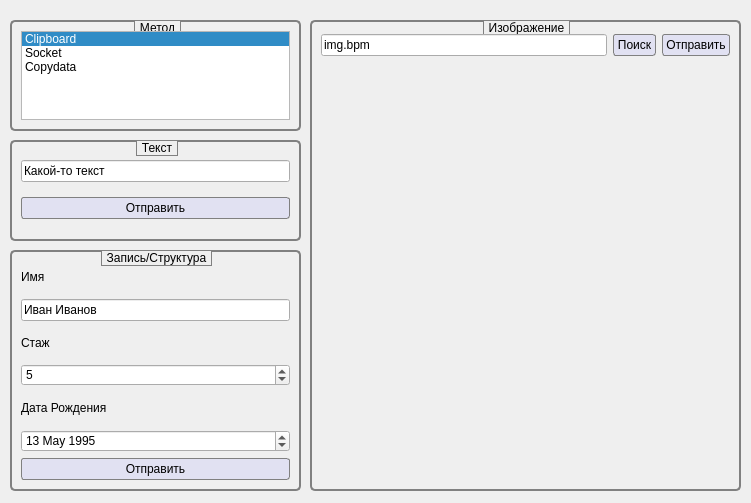
<?xml version="1.0" encoding="UTF-8"?>
<ui version="4.0">
 <class>DataExForm</class>
 <widget class="QWidget" name="DataExForm">
  <property name="geometry">
   <rect>
    <x>0</x>
    <y>0</y>
    <width>751</width>
    <height>503</height>
   </rect>
  </property>
  <property name="windowTitle">
   <string>DataExchange</string>
  </property>
  <property name="styleSheet">
   <string notr="true">QGroupBox {
    background-color: qlineargradient(x1: 0, y1: 0, x2: 0, y2: 1,
                                      stop: 0 rgb(222, 233, 255), stop: 1 #FFFFFF);
    border: 2px solid gray;
    border-radius: 5px;
    margin-top: 2ex; /* leave space at the top for the title */
}

QGroupBox::title {
    subcontrol-origin: margin;
    subcontrol-position: top center; /* position at the top center */
	border: 1px solid grey;
    padding: 0 3px;
    background-color: qlineargradient(x1: 0, y1: 0, x2: 0, y2: 1,
                                      stop: 0 #aaaaff, stop: 1 #FFFFFF);
}

QPushButton {
	border: 1px solid grey;
	border-radius: 3px;
	background-color:rgba(170, 170, 255, 50);
	padding: 3px;
}
QPushButton:pressed {
	border-color: black;
	background-color:rgba(170, 170, 255, 100);
}
QPushButton:hover {
	border-color: black;
}</string>
  </property>
  <widget class="QGroupBox" name="dataRecordBox">
   <property name="geometry">
    <rect>
     <x>10</x>
     <y>250</y>
     <width>291</width>
     <height>241</height>
    </rect>
   </property>
   <property name="styleSheet">
    <string notr="true"/>
   </property>
   <property name="title">
    <string>Запись/Структура</string>
   </property>
   <layout class="QVBoxLayout" name="verticalLayout">
    <item>
     <widget class="QLabel" name="nameLabel">
      <property name="text">
       <string>Имя</string>
      </property>
     </widget>
    </item>
    <item>
     <widget class="QLineEdit" name="nameEdit">
      <property name="text">
       <string>Иван Иванов</string>
      </property>
     </widget>
    </item>
    <item>
     <widget class="QLabel" name="expLabel">
      <property name="text">
       <string>Стаж</string>
      </property>
     </widget>
    </item>
    <item>
     <widget class="QSpinBox" name="expSpin">
      <property name="value">
       <number>5</number>
      </property>
     </widget>
    </item>
    <item>
     <widget class="QLabel" name="birthLabel">
      <property name="text">
       <string>Дата Рождения</string>
      </property>
     </widget>
    </item>
    <item>
     <widget class="QDateEdit" name="birthEdit">
      <property name="dateTime">
       <datetime>
        <hour>0</hour>
        <minute>0</minute>
        <second>0</second>
        <year>1995</year>
        <month>5</month>
        <day>13</day>
       </datetime>
      </property>
     </widget>
    </item>
    <item>
     <widget class="QPushButton" name="sendRecordButton">
      <property name="styleSheet">
       <string notr="true"/>
      </property>
      <property name="text">
       <string>Отправить</string>
      </property>
     </widget>
    </item>
   </layout>
  </widget>
  <widget class="QGroupBox" name="textGroup">
   <property name="geometry">
    <rect>
     <x>10</x>
     <y>140</y>
     <width>291</width>
     <height>101</height>
    </rect>
   </property>
   <property name="title">
    <string>Текст</string>
   </property>
   <layout class="QVBoxLayout" name="verticalLayout_2">
    <item>
     <widget class="QLineEdit" name="textEdit">
      <property name="text">
       <string>Какой-то текст</string>
      </property>
     </widget>
    </item>
    <item>
     <widget class="QPushButton" name="sendTextButton">
      <property name="text">
       <string>Отправить</string>
      </property>
     </widget>
    </item>
   </layout>
  </widget>
  <widget class="QGroupBox" name="imageGroup">
   <property name="geometry">
    <rect>
     <x>310</x>
     <y>20</y>
     <width>431</width>
     <height>471</height>
    </rect>
   </property>
   <property name="styleSheet">
    <string notr="true"/>
   </property>
   <property name="title">
    <string>Изображение</string>
   </property>
   <property name="flat">
    <bool>false</bool>
   </property>
   <property name="checkable">
    <bool>false</bool>
   </property>
   <layout class="QGridLayout" name="gridLayout_2">
    <property name="topMargin">
     <number>3</number>
    </property>
    <item row="0" column="2">
     <widget class="QPushButton" name="sendImageButton">
      <property name="text">
       <string>Отправить</string>
      </property>
     </widget>
    </item>
    <item row="0" column="0">
     <widget class="QLineEdit" name="imagePathEdit">
      <property name="text">
       <string>img.bpm</string>
      </property>
     </widget>
    </item>
    <item row="0" column="1">
     <widget class="QPushButton" name="imagePathButton">
      <property name="text">
       <string>Поиск</string>
      </property>
     </widget>
    </item>
    <item row="1" column="0" colspan="3">
     <widget class="QLabel" name="imageLabel">
      <property name="sizePolicy">
       <sizepolicy hsizetype="Preferred" vsizetype="Maximum">
        <horstretch>0</horstretch>
        <verstretch>0</verstretch>
       </sizepolicy>
      </property>
      <property name="maximumSize">
       <size>
        <width>400</width>
        <height>400</height>
       </size>
      </property>
      <property name="text">
       <string/>
      </property>
      <property name="pixmap">
       <pixmap>img.bmp</pixmap>
      </property>
      <property name="scaledContents">
       <bool>true</bool>
      </property>
     </widget>
    </item>
   </layout>
  </widget>
  <widget class="QGroupBox" name="methodGroup">
   <property name="geometry">
    <rect>
     <x>10</x>
     <y>20</y>
     <width>291</width>
     <height>111</height>
    </rect>
   </property>
   <property name="title">
    <string>Метод</string>
   </property>
   <layout class="QVBoxLayout" name="verticalLayout_3">
    <item>
     <widget class="QListWidget" name="listWidget">
      <property name="currentRow">
       <number>0</number>
      </property>
      <item>
       <property name="text">
        <string>Clipboard</string>
       </property>
      </item>
      <item>
       <property name="text">
        <string>Socket</string>
       </property>
      </item>
      <item>
       <property name="text">
        <string>Copydata</string>
       </property>
      </item>
     </widget>
    </item>
   </layout>
  </widget>
 </widget>
 <resources/>
 <connections/>
</ui>
